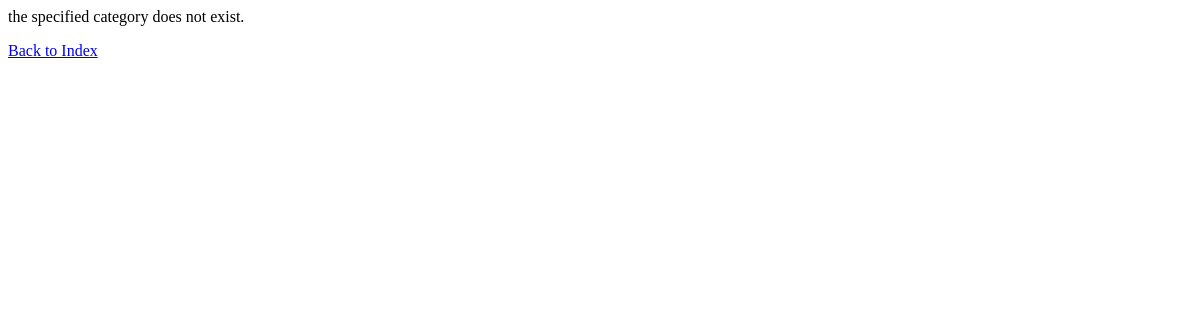
The app's page /rango/category/python/, older data.
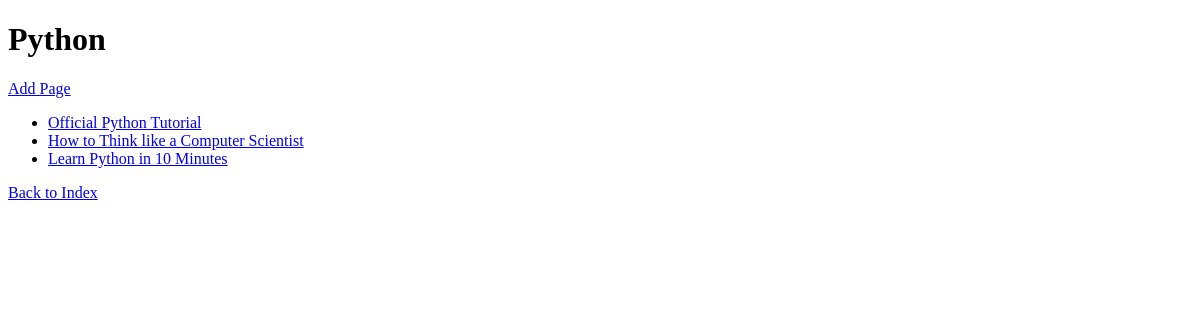
The same page, newer data.
### rango/models.py (models this page shows, shortened)
class Category(models.Model):
    name = models.CharField(max_length=128, unique=True)
    views = models.IntegerField(default=0)
    likes = models.IntegerField(default=0)
    slug = models.SlugField(unique=True)
    class Meta:
        verbose_name_plural = 'Categories'

class Page (models.Model):
    category = models.ForeignKey(Category, on_delete=models.CASCADE)
    title = models.CharField(max_length=128)
    url = models.URLField()
    views = models.IntegerField(default=0)

### rango/views.py (the view)
# urls.py: path('category/<slug:category_name_slug>/', views.show_category, name='show_category'),
def show_category(request, category_name_slug):
    context_dict ={}
    try:
        category = Category.objects.get(slug=category_name_slug)
        pages = Page.objects.filter(category=category)
        context_dict['pages'] = pages
        context_dict['category'] = category
    except Category.DoesNotExist:
        context_dict['category'] = None
        context_dict['pages'] = None
    return render(request, 'rango/category.html', context=context_dict)

### templates/rango/category.html (shortened to what this page needs)
<!DOCTYPE html>
<html>
    <head>
    </head>
    <body>
        <div>
        {% if category %}
            <h1>{{ category.name }}</h1>
            <a href="/rango/category/{{ category.slug }}/add_page/">Add Page</a><br />
            {% if pages %}
                <ul>
                    {% for page in pages %}
                    <li><a href="{{ page.url }}">{{ page.title }}</a></li>
                    {% endfor %}
                </ul>
            {% else %}
            <strong>No Pages currently in category.</strong>
            {% endif %}
            <p><a href="/rango/">Back to Index</a></p>
        {% else %}
            the specified category does not exist.
            <p><a href="/rango/">Back to Index</a></p>
        {% endif %}
        </div>
    </body>
</html>

Row changes from the older to the newer data that the page shows:
now on this page (row unchanged): Category: name "Python"
now on this page (row edited): Page: title "Official Python Tutorial"
now on this page (row edited): Page: title "How to Think like a Computer Scientist"
now on this page (row edited): Page: title "Learn Python in 10 Minutes"
Text that changed along with them:
text no longer shown: "the specified category does not exist."
text now shown: "Add Page"
